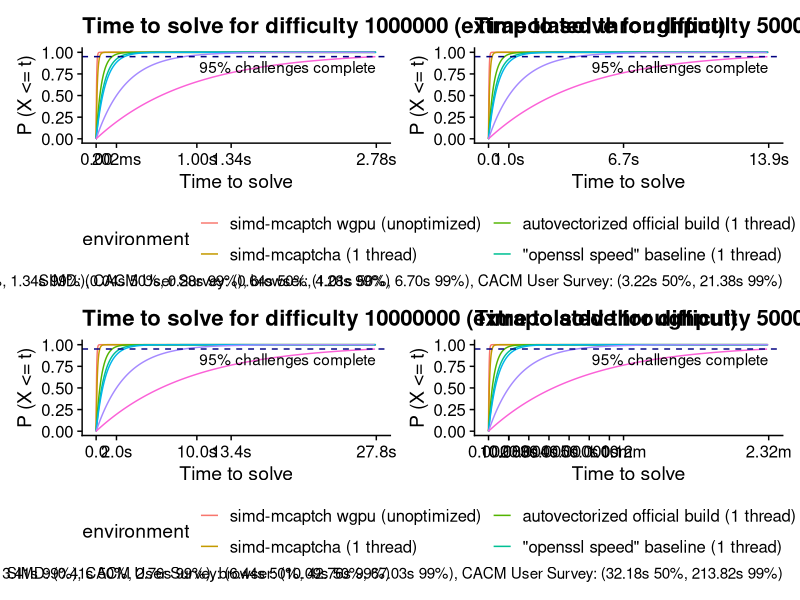

This figure's R source:
#! /usr/bin/env Rscript --vanilla

library(tidyverse)
library(patchwork)
library(cowplot)
library(scales)

simd.hps <- 5e7 / 0.59855
browser.hps <- 5e6 / mean(c(
        0.105, 1.69, 1.06, 1.89, 1.91, 1.09, 1.80, 0.97, 0.71, 1.15, 3.59, 1.09, 0.14, 3.98, 1.26, 1.05, 1.26
    ))

browser.cacm.hps <- 14760000 / 13.7065

hps <- tribble(
    ~environment, ~hps,
    "\"openssl speed\" baseline (1 thread)", 201949.08 / 16 * 1000,
    "simd-mcaptcha (1 thread)", simd.hps,
    "autovectorized official build (1 thread)", 5e7 / 2.6573,
    "generic official build (1 thread)", 5e7 / 4.696,
    "official wasm build", browser.hps,
    "official CACM paper survey", browser.cacm.hps,
    "simd-mcaptch wgpu (unoptimized)", 5e7 / 0.22723,
) |>
    mutate(
        environment = fct_reorder(environment, hps, .desc = TRUE),
    )

plots <- list()

p <- map2(c(1000000, 5000000, 10000000, 50000000), c("bottom", "none", "bottom", "none"), \(difficulty, legend.position) {
    df <- tibble(iterations = 2^seq(0, 40, by=0.01)) |>
        mutate(p = pgeom(iterations, 1/difficulty))
    
    simd.t50 <- qgeom(0.5, 1/difficulty) / simd.hps
    simd.t99 <- qgeom(0.99, 1/difficulty) / simd.hps
    browser.t50 <- qgeom(0.5, 1/difficulty) / browser.hps
    browser.t99 <- qgeom(0.99, 1/difficulty) / browser.hps
    official.cacm.t50 <- qgeom(0.5, 1/difficulty) / browser.cacm.hps
    official.cacm.t95 <- qgeom(0.95, 1/difficulty) / browser.cacm.hps
    official.cacm.t99 <- qgeom(0.99, 1/difficulty) / browser.cacm.hps

    df |> 
        cross_join(hps) |>
        mutate(time = iterations / hps) |>
        ggplot(aes(x = time, y = p, color = environment)) +
        geom_line() +
        labs(
            title = sprintf("Time to solve for difficulty %d (extrapolated throughput)", difficulty),
            x = "Time to solve",
            y = "P (X <= t)",
            caption = sprintf("SIMD: (%.2fs 50%%, %.2fs 99%%), browser: (%.2fs 50%%, %.2fs 99%%), CACM User Survey: (%.2fs 50%%, %.2fs 99%%)", simd.t50, simd.t99, browser.t50, browser.t99, official.cacm.t50, official.cacm.t99)
        ) +
        scale_x_continuous(
          limits = c(0, max(browser.t99, official.cacm.t95)),
          labels = label_timespan(unit = "secs"),
          breaks = c(seq(0, browser.t99, by = if (browser.t99 > 5) 10 else 1), browser.t99, browser.t50, official.cacm.t95)) +
        geom_hline(yintercept = 0.95, linetype = "dashed", color = "navy") +
        annotate(
            "text",
            x = max(browser.t99, official.cacm.t95),
            y = 0.90,
            label = "95% challenges complete",
            hjust = 1,
            vjust = 1,
            color = "black"
        ) +
        theme_cowplot() +
        theme(legend.position = legend.position)
}) |> reduce(`+`)

ggsave("time.png", p, width = 18, height = 12, bg = "white", dpi = 300)
